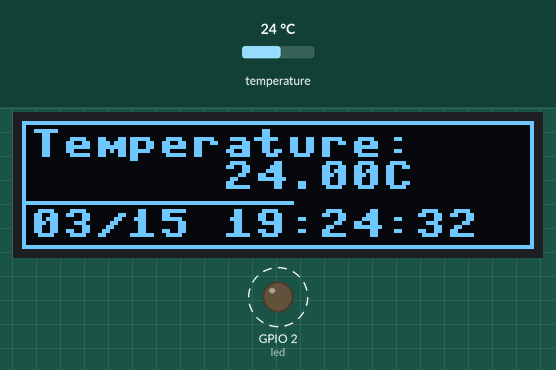
Simulated run of this program. Board: ESP8266 board running MicroPython. Shown: 128×32 one-colour display, output pins drawn as LEDs (lit = HIGH, except the on-board LED, lit = LOW). Dashed ring = blinking. The inputs (shaded band) are chosen by the test bench; at power-on: temperature 24 °C. WiFi joins after 1.5 s; the clock reads 2024-03-15 10:24:30 at power-on unless the program sets it; library files of the repository ran but are not shown: ssd1306.py; what the program prints to the serial console is not drawn.

Above: at 2.7 s.
2.8 s: temperature set to 12 °C
At 4.6 s:
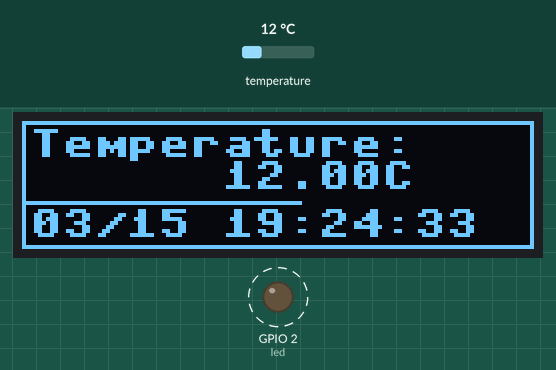
6.4 s: temperature set to 19 °C
At 7.8 s:
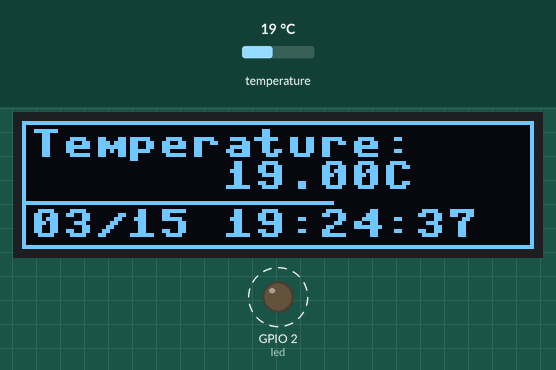
8.6 s: temperature set to 28 °C
At 10.2 s:
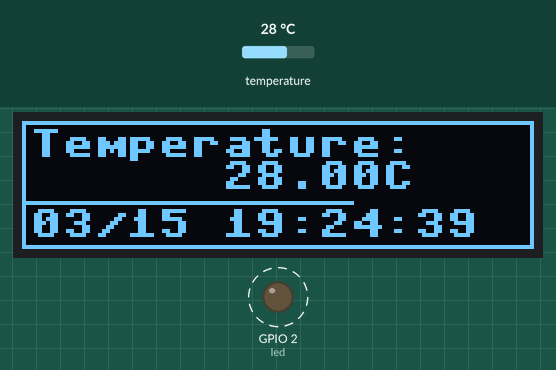
Timing chart, 0 to 17.0 s (numbered marks = the images above; inputs shaded):
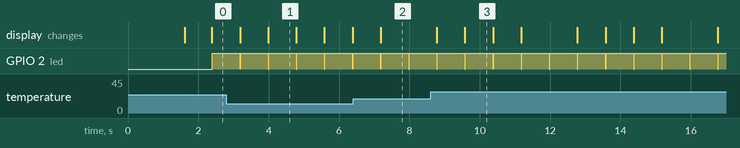

Measured:
- after the input at 6.4 s, the display: changes after 0.78 s (image 2)
- by itself, GPIO 2 (led): alternates HIGH for 0.79 s and LOW for 0.01 s
- what the display in image 1 shows lasts 0.8 s, from 4.0 s to 4.8 s

The program:

main.py
```python
import time
import utime
from machine import Pin, I2C
from machine import WDT
import ds18x20
import onewire
import ssd1306


LED_PIN = 2  # Arduino: D4
# JST=UTC+9
UTC_OFFSET = 9

# wdt = WDT()  # esp8266ではTimeout値は設定できない
# watchDocを有効にすると、Uploadできなくなるので注意
# UploadするためにはFirmwareを再度書き込む必要がある（まっさらにする）


# SSD1306 OLED display
i2c = I2C(sda=Pin(4), scl=Pin(5))
display = ssd1306.SSD1306_I2C(128, 32, i2c)
display.invert(False)

ow = onewire.OneWire(Pin(0))  # GPIO5 で OneWire バスを作成
ds = ds18x20.DS18X20(ow)

while(True):
    roms = ds.scan()
    ds.convert_temp()
    time.sleep_ms(750)
    for rom in roms:
        temperature = ds.read_temp(rom)
        # print('Temp:[%03.02f]C ' % temperature, end='\n')
        Message = '      {:03.2f}C'.format(temperature)
        display.fill(0)
        display.rect(0, 0, 128, 32, 1)
        display.text('Temperature:', 2, 2, 1)
        display.text(Message, 2, 10, 1)
        JSTtime = utime.localtime(utime.mktime(
            utime.localtime()) + UTC_OFFSET*3600)
        Message = '{:02d}/{:02d} {:02d}:{:02d}:{:02d}'.format(
            JSTtime[1], JSTtime[2],
            JSTtime[3], JSTtime[4], JSTtime[5]
        )
        display.text(Message, 2, 22, 1)
        # display.hline(0, 20, random.getrandbits(1), 1)
        display.hline(0, 20, int((JSTtime[5]/60) * 128), 1)
        display.show()

    led = Pin(LED_PIN, Pin.OUT)
    led.off()
    time.sleep_ms(10)
    # wdt.feed()  # WatchDoc にfeedする
    led.on()
```

boot.py
```python
# This file is executed on every boot (including wake-boot from deepsleep)

# import asyncio  # 時刻の同期用
import ntptime
from machine import RTC
import network

import gc
gc.collect()

ntptime.host = 'ntp.nict.jp'  # Japanese NTP server


# async def getNtpTime():
#     while True:
#         print('get NTP time')
#         ntptime.settime()
#         await asyncio.sleep_ms(1000)

# Connect to Fiwi
sta_if = network.WLAN(network.STA_IF)
if not sta_if.isconnected():
    print('\n\nconnecting to network...')
    sta_if.active(True)
    sta_if.connect('TP-Link_0AB0', '42008880')
    while not sta_if.isconnected():
        pass
print('network config:', sta_if.ifconfig())

ap_if = network.WLAN(network.AP_IF)
ap_if.active(False)

#  RTC from NTC
rtc = RTC()

# 非同期で時刻を取得する
# asyncio.create_task(getNtpTime())

ntptime.settime()
```
